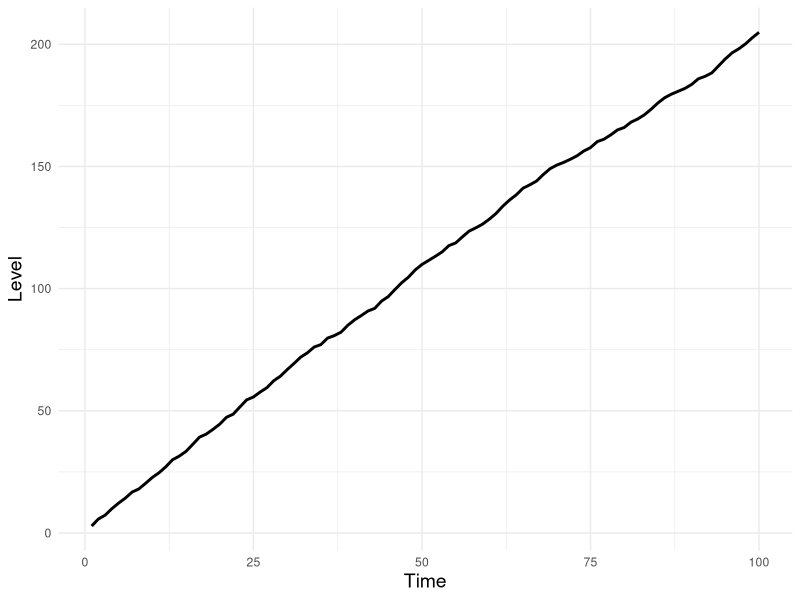
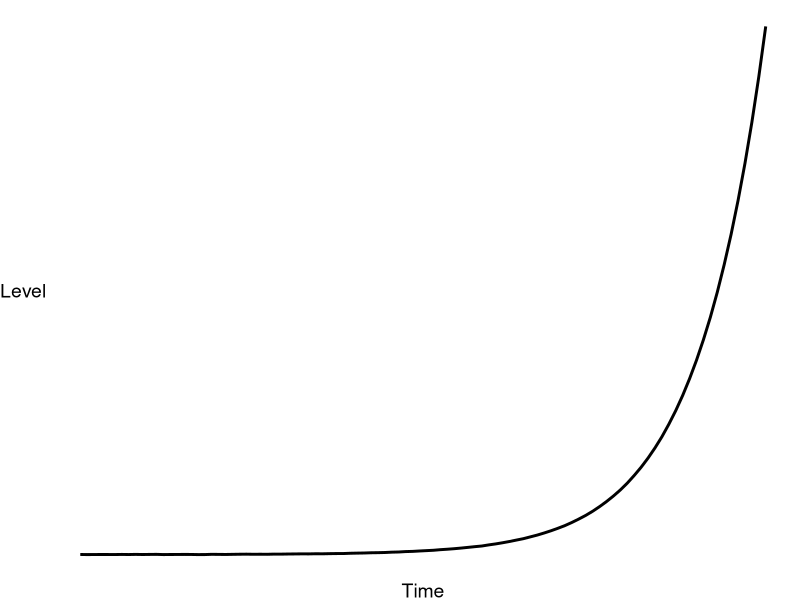
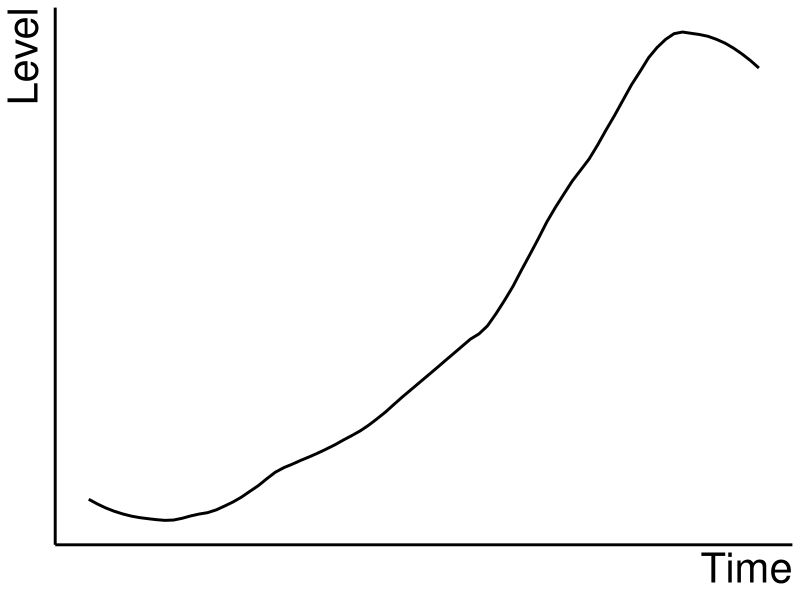
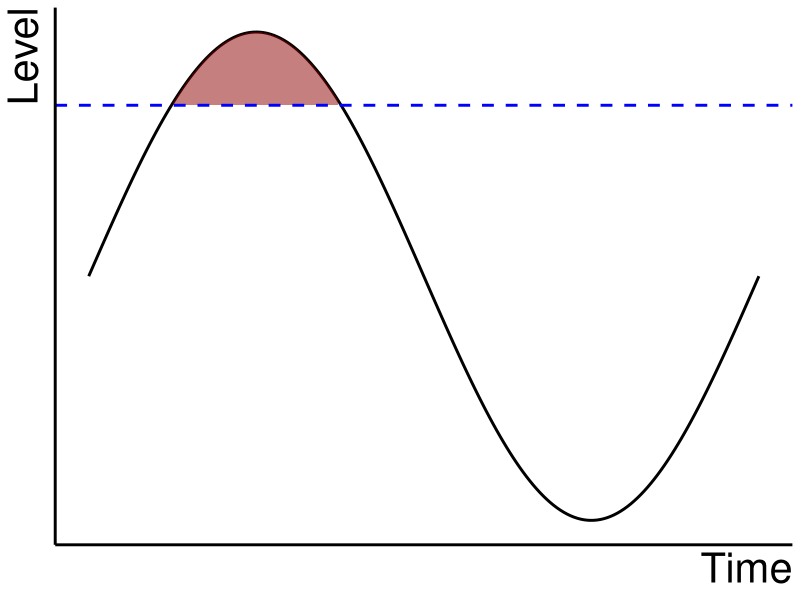
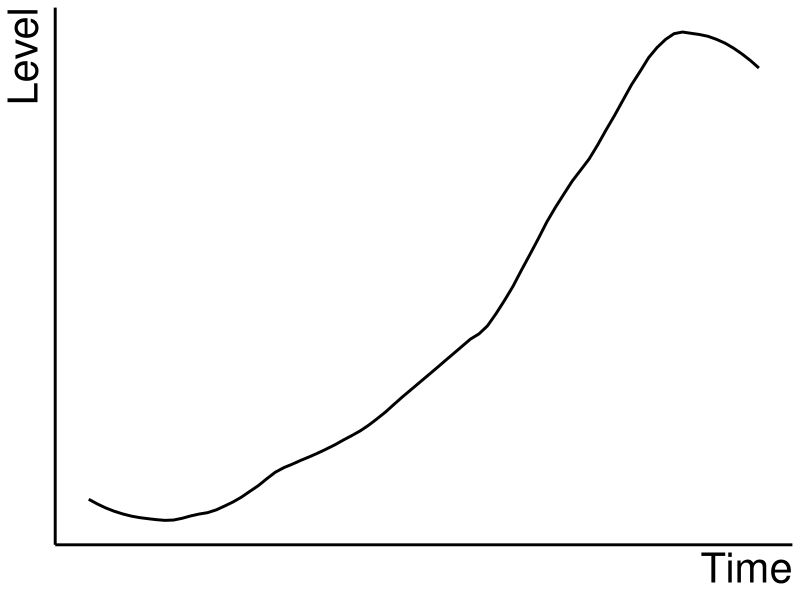
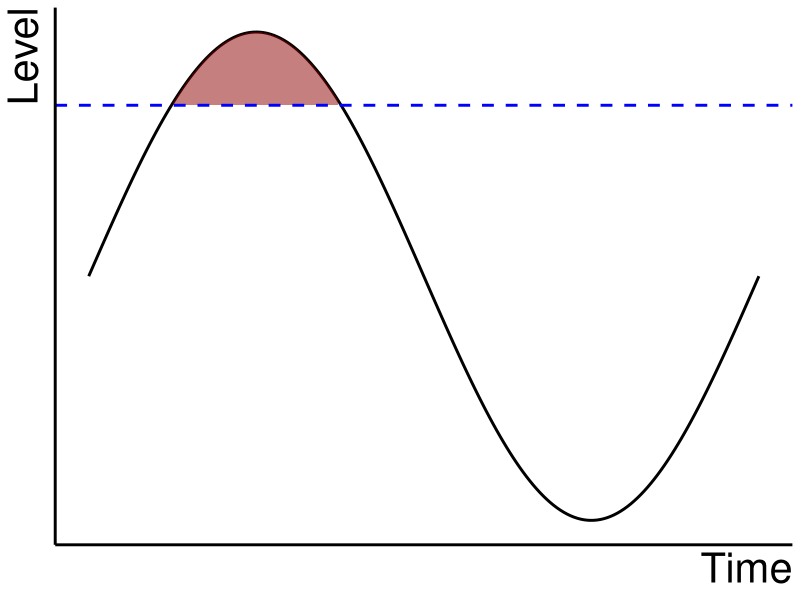

These figures' R source, in order:
## ---- chunk 1

# Load ggplot2 library
library(ggplot2)

# Create data
set.seed(42)  # For reproducibility
x <- 1:100
y <- cumsum(runif(100, min = 1, max = 3))  # Cumulative sum creates an increasing trend

data <- data.frame(Time = x, Level = y)  # Rename columns for axis labels

# Plot the line graph
ggplot(data, aes(x = Time, y = Level)) +
  geom_line(color = "black", size = 1) +
  labs(
    x = "Time",
    y = "Level"
  ) +
  theme_minimal() +
  theme(
    plot.title = element_text(hjust = 0.5, size = 16, face = "bold"),
    axis.title = element_text(size = 14)
  )




## ---- chunk 2

# Create data
set.seed(42)  # For reproducibility
x <- 1:100  # Time variable
y <- 2 * exp(0.1 * x) + rnorm(100, sd = 5)  # Exponential growth with some noise

data <- data.frame(Time = x, Level = y)

# Plot the line graph
ggplot(data, aes(x = Time, y = Level)) +
  geom_line(color = "black", size = 1) +
  labs(
    x = "Time",
    y = "Level"
  ) +
  theme_void() +
  theme(
    plot.title = element_text(hjust = 0.5, size = 16, face = "bold"),
    axis.title = element_text(size = 14)
  )

## ---- chunk 3


# Create data
set.seed(42)  # For reproducibility
x <- 1:200  # Time variable
y <- 2 * exp(0.02 * x) / (1 + exp(0.05 * (x - 190))) + rnorm(200, sd = 3)  # Exponential rise, peak, decline, and bounce

data <- data.frame(Time = x, Level = y)

# Plot the line graph
ggplot(data, aes(x = Time, y = Level)) +
  #geom_line(color = "black", size = 1) +
  geom_smooth(span = 0.25, 
              se = FALSE, 
              color = "black") +
  labs(
    x = "Time",
    y = "Level"
  ) +
  theme_minimal() +
  theme(
    axis.title = element_text(size = 30, color="black", margin = margin(t = 10), hjust = 1),
    axis.line = element_line(size = 1, colour = "black", linetype=1),
    axis.text.x=element_blank(), 
    axis.ticks.x=element_blank(), 
    axis.text.y=element_blank(), 
    axis.ticks.y=element_blank(),
    panel.grid.major = element_blank(),
    panel.grid.minor = element_blank()
  )

## ---- chunk 4
png("/Users/franciscorowe/Dropbox/Francisco/Research/grants/2024/erc_consolidator/forms/figs/trend.png", units="in", width=10, height=4, res=300, bg = "transparent")
  last_plot()
dev.off()
## ---- chunk 5
# Create data for the temperature curve
set.seed(42)
time <- seq(0, 2 * pi, length.out = 200)  # Time variable
temperature <- 25 + 10 * sin(time)       # Sinusoidal temperature curve
threshold <- 32                          # Threshold temperature

# Create a data frame
data <- data.frame(
  Time = time,
  Temperature = temperature
)

# Separate the shaded area for temperatures above the threshold
data$Shaded <- ifelse(data$Temperature > threshold, data$Temperature, NA)

# Plot the graph
ggplot(data, aes(x = Time)) +
  # Full temperature curve
  geom_line(aes(y = Temperature), color = "black", size = 1) +
  # Highlight area above threshold
  geom_ribbon(aes(ymin = threshold, ymax = Shaded), fill = "darkred", alpha = 0.5, na.rm = TRUE) +
  # Threshold line
  geom_hline(yintercept = threshold, linetype = "dashed", color = "blue", size = 1) +
  # Annotate T_max and T_min
  # annotate("text", x = pi / 2, y = 35, label = "T[max]", color = "black", fontface = "italic") +
  # annotate("text", x = 3 * pi / 2, y = 15, label = "T[min]", color = "black", fontface = "italic") +
  # Labels and theme
  labs(
    x = "Time",
    y = "Level"
  ) +
  theme_minimal() +
  theme(
    axis.title = element_text(size = 30, color="black", margin = margin(t = 10), hjust = 1),
    axis.line = element_line(size = 1, colour = "black", linetype=1),
    axis.text.x=element_blank(), 
    axis.ticks.x=element_blank(), 
    axis.text.y=element_blank(), 
    axis.ticks.y=element_blank(),
    panel.grid.major = element_blank(),
    panel.grid.minor = element_blank()
  )
## ---- chunk 6
png("/Users/franciscorowe/Dropbox/Francisco/Research/grants/2024/erc_consolidator/forms/figs/threshold.png", units="in", width=10, height=4, res=300, bg = "transparent")
  last_plot()
dev.off()
